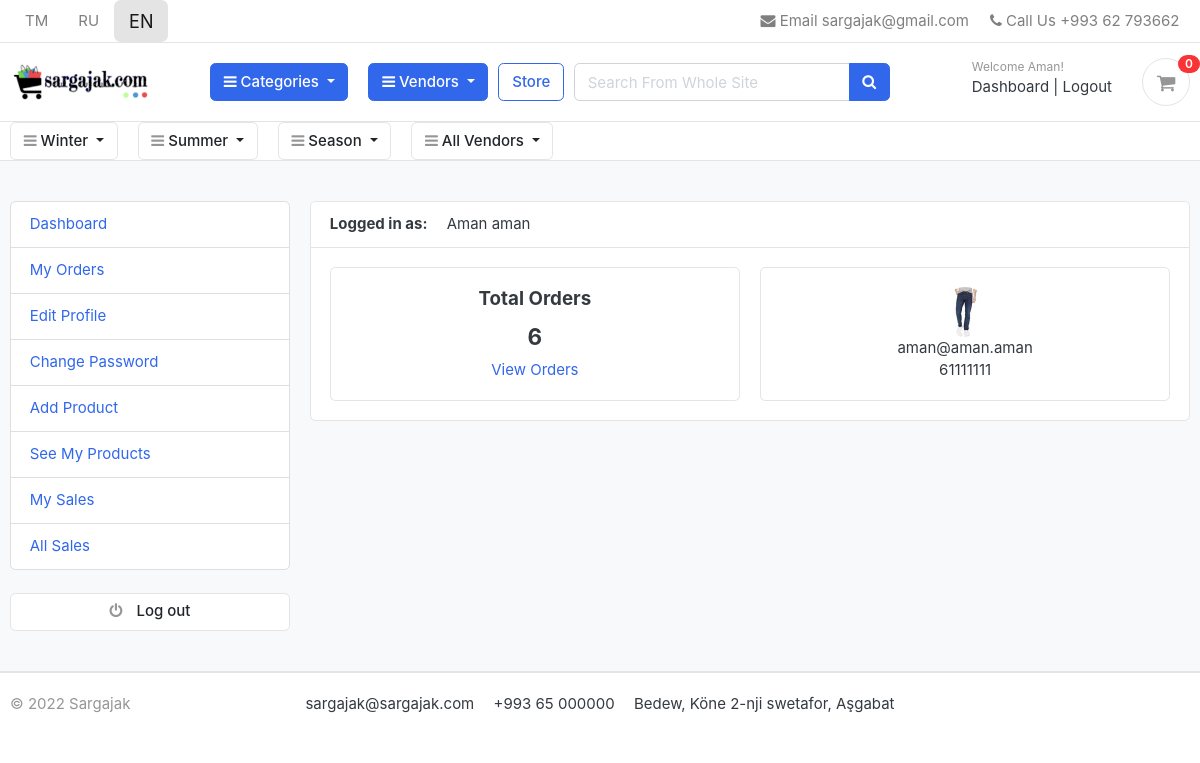
/en/accounts/ (signed in), run on the app's committed database.
### accounts/models.py (models this page shows, shortened)
class Account(AbstractBaseUser):
    first_name      = models.CharField(max_length=50)
    last_name       = models.CharField(max_length=50)
    username       = models.CharField(max_length=50, unique=True)
    email           = models.EmailField(max_length=100, unique=True)
    phone_number    = models.CharField(max_length=50, unique=True)
    date_joined     = models.DateTimeField(auto_now_add=True)
    last_login      = models.DateTimeField(auto_now_add=True)
    is_admin        = models.BooleanField(default=False)
    is_staff        = models.BooleanField(default=False)
    is_active       = models.BooleanField(default=False)
    is_superadmin   = models.BooleanField(default=False)
    is_vendor       = models.BooleanField(default=False)
    USERNAME_FIELD  = 'phone_number'
    REQUIRED_FIELDS = ['first_name', 'last_name', 'email', 'username']
    objects = MyAccountManager()
    def full_name(self):
        return f'{self.first_name} {self.last_name}'

class UserProfile(models.Model):
    def image_name(instance, filename):
        filename = '{}_profile.jpg'.format(instance.user.id)
        return os.path.join('userprofile', filename)
    user = models.OneToOneField(Account, on_delete=models.CASCADE)
    profile_picture = ResizedImageField(size=[100, 100], blank=True, upload_to=image_name, default='photos/user/default.jpg')
    def profile_picture_url(self):
        try:
            return self.profile_picture.url
        except:
            return None

### category/models.py (models this page shows, shortened)
class Category(MPTTModel):
    name = models.CharField(max_length=50)
    parent = TreeForeignKey('self', on_delete=models.CASCADE, null=True, blank=True, related_name='children')
    slug = models.SlugField(max_length=100, unique=True, blank=True)
    description = models.TextField(max_length=250, blank=True)
    image = ResizedImageField(size=[500,500], upload_to='photos/categories', default='photos/categories/default.jpg', blank=True, null=True)
    class Meta:
        verbose_name = 'category'
        verbose_name_plural = 'categories'
        constraints = [UniqueConstraint(fields=['parent', 'slug'], name='parentslug'),]
    class MPTTMeta:
        order_insertion_by = ['name']
    def get_url(self):
        return reverse('products_by_category', args=[self.get_slug_list()[-1],])
    def get_slug_list(self):
        try:
            ancestors = self.get_ancestors(include_self=True)
        except:
            ancestors = []
        else:
            ancestors = [i.slug for i in ancestors]
        slugs = []
        for i in range(len(ancestors)):
            slugs.append('/'.join(ancestors[:i+1]))
        return slugs

### accounts/views.py (the view)
# urls.py: path('', views.dashboard, name='dashboard'),
@login_required(login_url='login')
def dashboard(request):
    orders = Order.objects.order_by('-created_at').filter(user_id=request.user.id, is_ordered=True)
    orders_count = orders.count()
    try:
        userprofile = UserProfile.objects.get(user_id=request.user.id)
    except:
        userprofile = UserProfile.objects.create(user_id=request.user.id)
    context = {
        'orders_count': orders_count,
        'userprofile': userprofile,
    }
    return render(request, 'accounts/dashboard.html', context)

### accounts/context_processors.py (called while the page is built)
def vendors(request):
    vendors = Vendor.objects.all()
    logged_in_vendor = None
    if request.user.is_authenticated:
        logged_in_vendor = vendors.filter(user=request.user).first()
    return dict(vendors=vendors, logged_in_vendor=logged_in_vendor)

### accounts/models.py (called while the page is built)
    def get_vendor_products_url(self):
        return reverse('store_vendor', args=[self.slug])

### carts/context_processors.py (called while the page is built)
def counter(request):
    cart_count = 0
    if 'admin' in request.path:
        return {}
    else:
        try:
            cart = Cart.objects.filter(cart_id=_cart_id(request))
            if request.user.is_authenticated:
                cart_items = CartItem.objects.all().filter(user=request.user)
            else:
                cart_items = CartItem.objects.all().filter(cart=cart[:1])
            for cart_item in cart_items:
                cart_count += cart_item.quantity
        except Cart.DoesNotExist:
            cart_count = 0
    return dict(cart_count=cart_count)

### carts/views.py (called while the page is built)
def _cart_id(request):
    cart_id = request.session.session_key
    if not cart_id:
        cart_id = request.session.create()
    return cart_id

### category/context_processors.py (called while the page is built)
def menu_links(request):
    links = Category.objects.all()
    return dict(links=links)

def root_categories(request):
    roots = Category.objects.filter(parent=None)
    return dict(root_categories=roots)

### store/context_processors.py (called while the page is built)
def all_colors(request):
    all_colors = Color.objects.all()
    return dict(all_colors=all_colors)

def all_sizes(request):
    all_sizes = Size.objects.all()
    return dict(all_sizes=all_sizes)

### templates/accounts/dashboard.html (shortened to what this page needs)
{% extends 'base.html' %}
{% load i18n %}
{% block content %}
<section class="section-conten padding-y bg">
    <div class="container">
        <div class="row">
            {% include 'includes/dashboard_sidebar.html' %}
            <main class="col-md-9">
                <article class="card">
                    <header class="card-header">
                        <strong class="d-inline-block mr-3">{% translate 'Logged in as' %}:</strong>
                        <span>{{user.full_name}}</span>
                    </header>
                    <div class="card-body">
                        <div class="row">
                            <div class="col-md-6">
                                <div class="card" style="text-align: center;">
                                    <div class="card-body">
                                        <h5 class="card-title">{% translate 'Total Orders' %}</h5>
                                        <h4>{{orders_count}}</h4>
                                        <a href="{% url 'my_orders' %}">{% translate 'View Orders' %}</a>
                                    </div>
                                </div>
                            </div>
                            <div class="col-md-6">
                                <div class="card" style="text-align: center;">
                                    <div class="card-body">
                                        <img src="{{ userprofile.profile_picture_url }}" alt="" width="50" height="50" style="border-radius: 50%;">
                                        <p class="mb-0">{{user.email}}</p>
                                        <p>{{user.phone_number}}</p>
                                    </div>
                                </div>
                            </div>
                        </div>
                    </div>
                </article>
            </main>
        </div>
    </div>
</section>
{% endblock %}

### templates/includes/navbar.html (shortened to what this page needs)
{% load i18n %}
{% load static %}
{% load mptt_tags %}
<header class="section-header">
    <nav class="navbar p-md-0 navbar-expand-sm navbar-light border-bottom">
    <div class="container">
                <div class="row col-4 align-items-center">
                    <a href="/tk/{{request.get_full_path|slice:"4:"}}" class="nav-link {% if LANGUAGE_CODE == 'tk' %} active btn-lg bg-light {% endif %}">TM</a>
                    <a href="/ru/{{request.get_full_path|slice:"4:"}}" class="nav-link {% if LANGUAGE_CODE == 'ru' %} active btn-lg bg-light {% endif %}">RU</a>
                    <a href="/en/{{request.get_full_path|slice:"4:"}}" class="nav-link {% if LANGUAGE_CODE == 'en' %} active btn-lg bg-light {% endif %}">EN</a>
                </div>
        <ul class="navbar-nav">
            <li><a href="#" class="nav-link"> <i class="fa fa-envelope"></i> {% translate 'Email' %} sargajak@gmail.com</a></li>
            <li><a href="#" class="nav-link"> <i class="fa fa-phone"></i> {% translate 'Call Us' %} +993 62 793662</a></li>
        </ul>
      </div>
    </nav>
    <section class="header-main border-bottom">
        <div class="container">
    <div class="row align-items-center">
        <div class="col-lg-2 col-md-3 col-6">
            <a href="{% url 'home' %}" class="brand-wrap">
                <img class="logo" src="{% static 'images/sargajaklogo.png' %}">
            </a>
        </div>
        <div class="col-lg col-sm col-md col-6 flex-grow-0">
            <div class="category-wrap dropdown d-inline-block float-right">
                <button type="button" class="btn btn-primary dropdown-toggle" data-toggle="dropdown">
                    <i class="fa fa-bars"></i> {% translate 'Categories' %}
                </button>
            </div>
        </div>
        <div class="col-lg col-sm col-md col-6 flex-grow-0">
            <div class="category-wrap dropdown d-inline-block float-right">
                <button type="button" class="btn btn-primary dropdown-toggle" data-toggle="dropdown">
                    <i class="fa fa-bars"></i> {% translate 'Vendors' %}
                </button>
            </div>
        </div>
        <a href="{% url 'store' %}" class="btn btn-outline-primary">{% translate 'Store' %}</a>
        <div class="col-lg  col-md-6 col-sm-12 col">
            <form action="{%url 'store' %}" class="search" method="GET">
                <div class="input-group w-100">
                    <input type="text" class="form-control" style="width:60%;" placeholder="{% translate 'Search From Whole Site' %}" name="search"
                        {% if request.GET.search %} value="{{ request.GET.search}}" {% endif %}>
                    <div class="input-group-append">
                      <button class="btn btn-primary" type="submit">
                        <i class="fa fa-search"></i>
                      </button>
                    </div>
                </div>
            </form>
        </div>
        <div class="col-lg-3 col-sm-6 col-8 order-2 order-lg-3">
                    <div class="d-flex justify-content-end mb-3 mb-lg-0">
                        <div class="widget-header">
                            {% if user.id is None %}
                            <small class="title text-muted">{% translate 'Welcome guest!' %}</small>
                            <div>
                                <a href="{% url 'login' %}">{% translate 'Sign in' %}</a> <span class="dark-transp"> | </span>
                                <a href="{% url 'registration' %}"> {% translate 'Register' %}</a>
                            </div>
                            {% else %}
                            <small class="title text-muted">{% translate 'Welcome' %} {{user.first_name}}!</small>
                            <div>
                                <a href="{% url 'dashboard' %}">{% translate 'Dashboard' %}</a> <span class="dark-transp"> | </span>
                                <a href="{% url 'logout' %}"> {% translate 'Logout' %}</a>
                            </div>
                            {% endif %}
                        </div>
                        <a href="{% url 'cart' %}" class="widget-header pl-3 ml-3">
                            <div class="icon icon-sm rounded-circle border"><i class="fa fa-shopping-cart"></i></div>
                            <span class="badge badge-pill badge-danger notify">{{cart_count}}</span>
                        </a>
                    </div>
                </div>
    </div>
        </div>
    </section>
    <section class="header-main border-bottom p-0">
        <div class="container">
            <div class="row">
                {% for root in root_categories %}
                <div class="col-lg col-sm col-md col flex-grow-0">
                    <div class="category-wrap dropdown d-inline-block">
                        <button type="button" class="btn btn-light dropdown-toggle" data-toggle="dropdown">
                            <i class="fa fa-bars"></i> {{root.name}}
                        </button>
                    </div>
                </div>
                {% endfor %}
        <div class="col-lg col-sm col-md col flex-grow-0">
            <div class="category-wrap dropdown d-inline-block">
                <button type="button" class="btn btn-light dropdown-toggle" data-toggle="dropdown">
                    <i class="fa fa-bars"></i> {% translate 'All Vendors' %}
                </button>
            </div>
        </div>
    </div>
</div>
    </section>
    </header>

### ecommerce/static/css/ui.css (style rules this page uses)
html { font-family: "Inter", sans-serif; font-size: 15px; }
.icon-xs, .icon-sm, .icon-md, .icon-lg { display: inline-block; text-align: center; flex-shrink: 0; flex-grow: 0; }
.icon-sm { width: 48px; height: 48px; line-height: 48px !important; font-size: 20px; }
.padding-y { padding-top: 40px; padding-bottom: 40px; }
article:after, .form-group:after { display: block; clear: both; content: ""; }
.bg { background-color: #f8f9fa; }
p:last-child { margin-bottom: 0; }
.header-main { position: relative; padding-top: 1rem; padding-bottom: 1rem; }
.brand-wrap .logo, .navbar-brand .logo { margin-right: 7px; max-height: 42px; display: inline-block; }
.widget-header { display: inline-block; vertical-align: middle; position: relative; }
.widget-header a { color: #343a40; }
.widget-header i { color: #969696; }
.widget-header .title { display: block; }
.widget-header .notify { position: absolute; top: -3px; right: -10px; }
.btn-light { background-color: #fff; border-color: #e4e4e4; }
.btn-light i { color: #969696; }
.notify { position: absolute; top: -4px; right: -10px; display: inline-block; padding: 0.25em 0.6em; font-size: 12px; line-height: 1; text-align: center; border-radius: 3rem; color: #fff; background-color: #fa3434; }

### data on the page
Account: first_name "Aman", full_name "Aman aman", email "aman@aman.aman", phone_number "61111111"
Category: name "Winter"
Category: name "Summer"
Category: name "Season"
UserProfile: profile_picture_url (picture)

### other printed values
{{ cart_count }} "0"
{{ orders_count }} "6"
